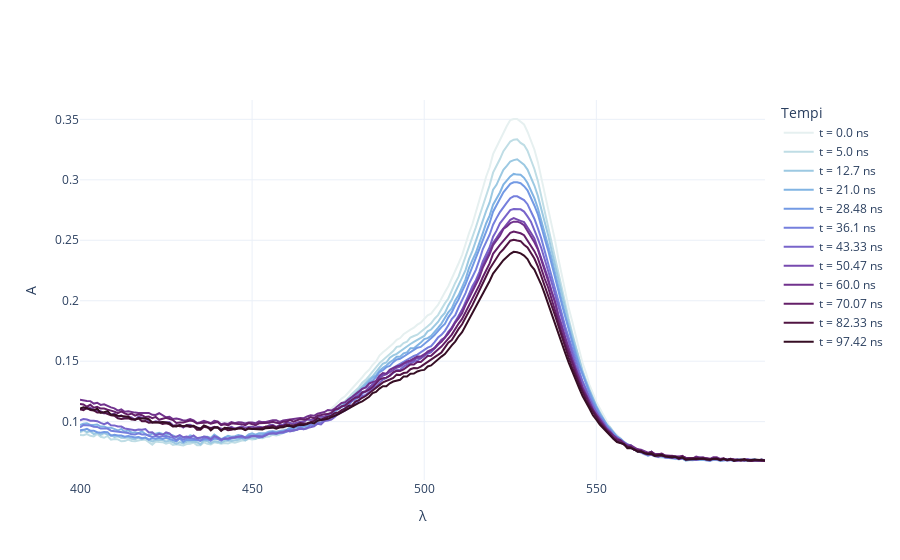

Here is the notebook cell this chart was saved with:
### Code cell
fig_agg = go.Figure()

for idx, (key, df) in enumerate(data_agg.items()):
    fig_agg.add_trace(go.Scatter(x=df['λ'], y=df['A'], mode='lines', name=f't = {key} ns', 
                             line=dict(color=colors[idx])))

    # error_y=dict( 
    #     type='data', 
    #     array = sigmay, 
    #     color = colors[2 * i],
    #     thickness = 1.5, 
    #     width = 3, 
	# 	)

fig_agg.update_layout(
    xaxis_title='λ',
    yaxis_title='A',
    legend_title='Tempi',
    template = 'plotly_white'
)

fig_agg.show()

### Figure 1 — Plotly figure (JSON) as saved in the notebook; plotly's stock layout.template omitted (floating-point values rounded to 4 significant figures; data arrays with more than 128 entries replaced by an {"elided": "..."} marker saying what was removed)
{"data": [{"line": {"color": "rgb(230, 240, 240)"}, "mode": "lines", "name": "t = 0.0 ns", "type": "scatter", "x": {"elided": "200 int values"}, "y": {"elided": "200 float values"}}, {"line": {"color": "rgb(191, 221, 229)"}, "mode": "lines", "name": "t = 5.0 ns", "type": "scatter", "x": {"elided": "200 int values"}, "y": {"elided": "200 float values"}}, {"line": {"color": "rgb(156, 201, 226)"}, "mode": "lines", "name": "t = 12.7 ns", "type": "scatter", "x": {"elided": "200 int values"}, "y": {"elided": "200 float values"}}, {"line": {"color": "rgb(129, 180, 227)"}, "mode": "lines", "name": "t = 21.0 ns", "type": "scatter", "x": {"elided": "200 int values"}, "y": {"elided": "200 float values"}}, {"line": {"color": "rgb(115, 154, 228)"}, "mode": "lines", "name": "t = 28.48 ns", "type": "scatter", "x": {"elided": "200 int values"}, "y": {"elided": "200 float values"}}, {"line": {"color": "rgb(117, 127, 221)"}, "mode": "lines", "name": "t = 36.1 ns", "type": "scatter", "x": {"elided": "200 int values"}, "y": {"elided": "200 float values"}}, {"line": {"color": "rgb(120, 100, 202)"}, "mode": "lines", "name": "t = 43.33 ns", "type": "scatter", "x": {"elided": "200 int values"}, "y": {"elided": "200 float values"}}, {"line": {"color": "rgb(119, 74, 175)"}, "mode": "lines", "name": "t = 50.47 ns", "type": "scatter", "x": {"elided": "200 int values"}, "y": {"elided": "200 float values"}}, {"line": {"color": "rgb(113, 50, 141)"}, "mode": "lines", "name": "t = 60.0 ns", "type": "scatter", "x": {"elided": "200 int values"}, "y": {"elided": "200 float values"}}, {"line": {"color": "rgb(100, 31, 104)"}, "mode": "lines", "name": "t = 70.07 ns", "type": "scatter", "x": {"elided": "200 int values"}, "y": {"elided": "200 float values"}}, {"line": {"color": "rgb(80, 20, 66)"}, "mode": "lines", "name": "t = 82.33 ns", "type": "scatter", "x": {"elided": "200 int values"}, "y": {"elided": "200 float values"}}, {"line": {"color": "rgb(54, 14, 36)"}, "mode": "lines", "name": "t = 97.42 ns", "type": "scatter", "x": {"elided": "200 int values"}, "y": {"elided": "200 float values"}}], "layout": {"legend": {"title": {"text": "Tempi"}}, "xaxis": {"title": {"text": "λ"}}, "yaxis": {"title": {"text": "A"}}}}
